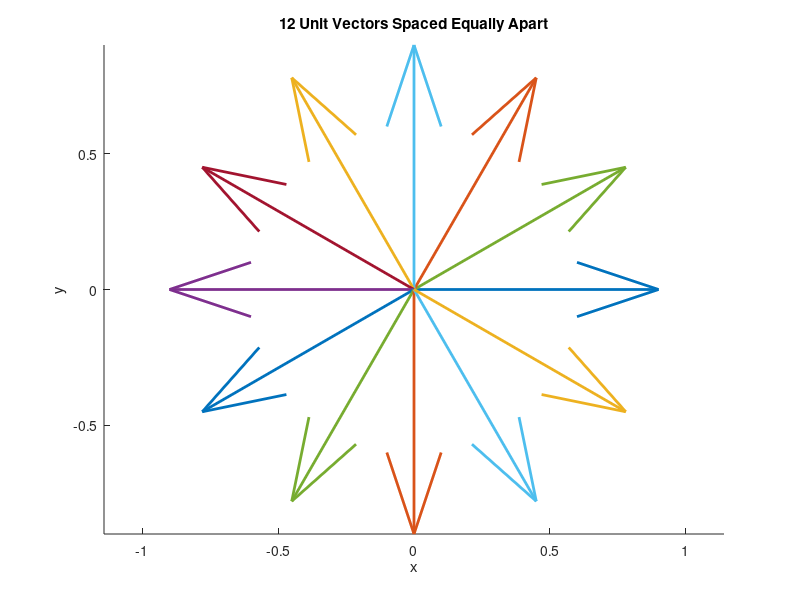

Here is the MATLAB script that generated this plot:
% Define the number of vectors
num_vectors = 12;

% Generate the unit vectors
angle_increment = 2*pi / num_vectors;
theta = 0;
vectors = zeros(2, num_vectors);
for i = 1:num_vectors
    vectors(:,i) = [cos(theta); sin(theta)];
    theta = theta + angle_increment;
end

% Plot the vectors
figure;
hold on;
for i = 1:num_vectors
    quiver(0, 0, vectors(1,i), vectors(2,i), 'LineWidth', 2);
end
axis equal;
title('12 Unit Vectors Spaced Equally Apart');
xlabel('x');
ylabel('y');
